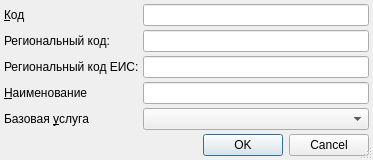
<?xml version="1.0" encoding="UTF-8"?>
<ui version="4.0">
 <class>ItemEditorDialog</class>
 <widget class="QDialog" name="ItemEditorDialog">
  <property name="geometry">
   <rect>
    <x>0</x>
    <y>0</y>
    <width>373</width>
    <height>155</height>
   </rect>
  </property>
  <property name="windowTitle">
   <string>ChangeMe!</string>
  </property>
  <property name="sizeGripEnabled">
   <bool>true</bool>
  </property>
  <layout class="QGridLayout">
   <property name="margin">
    <number>4</number>
   </property>
   <property name="spacing">
    <number>4</number>
   </property>
   <item row="0" column="1">
    <widget class="QLineEdit" name="edtCode"/>
   </item>
   <item row="3" column="0">
    <widget class="QLabel" name="lblName">
     <property name="sizePolicy">
      <sizepolicy hsizetype="Preferred" vsizetype="Fixed">
       <horstretch>0</horstretch>
       <verstretch>0</verstretch>
      </sizepolicy>
     </property>
     <property name="text">
      <string>&amp;Наименование</string>
     </property>
     <property name="buddy">
      <cstring>edtName</cstring>
     </property>
    </widget>
   </item>
   <item row="3" column="1">
    <widget class="QLineEdit" name="edtName"/>
   </item>
   <item row="5" column="0">
    <spacer>
     <property name="orientation">
      <enum>Qt::Vertical</enum>
     </property>
     <property name="sizeHint" stdset="0">
      <size>
       <width>103</width>
       <height>16</height>
      </size>
     </property>
    </spacer>
   </item>
   <item row="0" column="0">
    <widget class="QLabel" name="lblCode">
     <property name="sizePolicy">
      <sizepolicy hsizetype="Preferred" vsizetype="Fixed">
       <horstretch>0</horstretch>
       <verstretch>0</verstretch>
      </sizepolicy>
     </property>
     <property name="text">
      <string>&amp;Код</string>
     </property>
     <property name="buddy">
      <cstring>edtCode</cstring>
     </property>
    </widget>
   </item>
   <item row="6" column="0" colspan="2">
    <widget class="QDialogButtonBox" name="buttonBox">
     <property name="orientation">
      <enum>Qt::Horizontal</enum>
     </property>
     <property name="standardButtons">
      <set>QDialogButtonBox::Cancel|QDialogButtonBox::Ok</set>
     </property>
    </widget>
   </item>
   <item row="4" column="1">
    <widget class="CRBComboBox" name="cmbService"/>
   </item>
   <item row="4" column="0">
    <widget class="QLabel" name="lblService">
     <property name="sizePolicy">
      <sizepolicy hsizetype="Preferred" vsizetype="Fixed">
       <horstretch>0</horstretch>
       <verstretch>0</verstretch>
      </sizepolicy>
     </property>
     <property name="text">
      <string>Базовая &amp;услуга</string>
     </property>
     <property name="buddy">
      <cstring>cmbService</cstring>
     </property>
    </widget>
   </item>
   <item row="1" column="1">
    <widget class="QLineEdit" name="edtRegionalCode"/>
   </item>
   <item row="1" column="0">
    <widget class="QLabel" name="lblRegionalCode">
     <property name="text">
      <string>Региональный код:</string>
     </property>
    </widget>
   </item>
   <item row="2" column="1">
    <widget class="QLineEdit" name="edtEISRegionalCode"/>
   </item>
   <item row="2" column="0">
    <widget class="QLabel" name="lblEISRegionalCode">
     <property name="text">
      <string>Региональный код ЕИС:</string>
     </property>
    </widget>
   </item>
  </layout>
 </widget>
 <customwidgets>
  <customwidget>
   <class>CRBComboBox</class>
   <extends>QComboBox</extends>
   <header>library/crbcombobox.h</header>
  </customwidget>
 </customwidgets>
 <tabstops>
  <tabstop>edtCode</tabstop>
  <tabstop>edtName</tabstop>
  <tabstop>cmbService</tabstop>
  <tabstop>buttonBox</tabstop>
 </tabstops>
 <resources/>
 <connections>
  <connection>
   <sender>buttonBox</sender>
   <signal>accepted()</signal>
   <receiver>ItemEditorDialog</receiver>
   <slot>accept()</slot>
   <hints>
    <hint type="sourcelabel">
     <x>162</x>
     <y>201</y>
    </hint>
    <hint type="destinationlabel">
     <x>117</x>
     <y>106</y>
    </hint>
   </hints>
  </connection>
  <connection>
   <sender>buttonBox</sender>
   <signal>rejected()</signal>
   <receiver>ItemEditorDialog</receiver>
   <slot>reject()</slot>
   <hints>
    <hint type="sourcelabel">
     <x>242</x>
     <y>201</y>
    </hint>
    <hint type="destinationlabel">
     <x>247</x>
     <y>107</y>
    </hint>
   </hints>
  </connection>
 </connections>
</ui>
